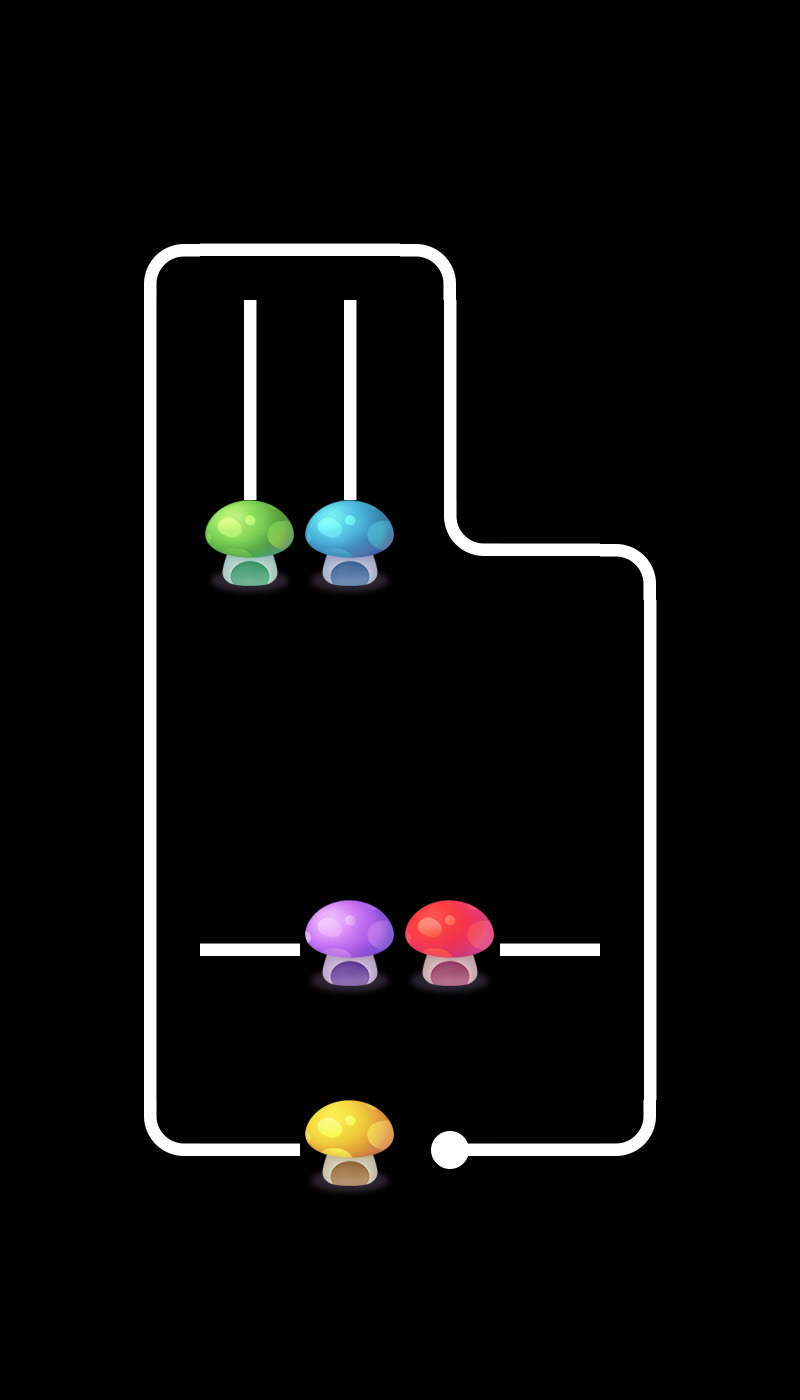

This game map was drawn from its Tiled (.tmx) file and the tilesets committed beside it. A one-line description and the trimmed map source follow:
An orthogonal 8x14 tile map with 100x100 px tiles, 1 tile layer (layer0) and 4 objects.

<map version="1.0" orientation="orthogonal" renderorder="right-down" width="8" height="14" tilewidth="100" tileheight="100" nextobjectid="6">
 <tileset firstgid="1" name="tiled" tilewidth="100" tileheight="100">
  <image source="tiled.png" width="500" height="400" />
 </tileset>
 <layer name="layer0" width="8" height="14">
  <data>[112 cells, 38 non-empty, 12 distinct tile ids]</data>
 </layer>
 <objectgroup name="object1">
  <object id="1" x="221.212" y="221.212" width="51.5152" height="45.4545">
   <properties>
    <property name="id" value="2" />
   </properties>
  </object>
  <object id="2" x="330.303" y="227.273" width="45.4545" height="48.4848">
   <properties>
    <property name="id" value="1" />
   </properties>
  </object>
  <object id="3" x="115.152" y="918.182" width="63.6364" height="60.6061">
   <properties>
    <property name="id" value="3" />
   </properties>
  </object>
  <object id="4" x="615.152" y="921.212" width="54.5455" height="54.5455">
   <properties>
    <property name="id" value="0" />
   </properties>
  </object>
 </objectgroup>
</map>
